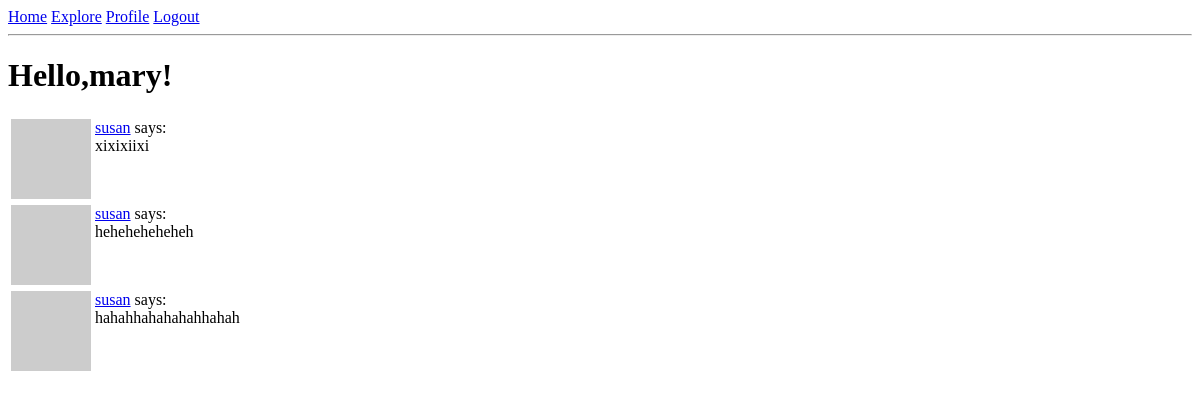
The page /explore (signed in) on the database as committed earlier.
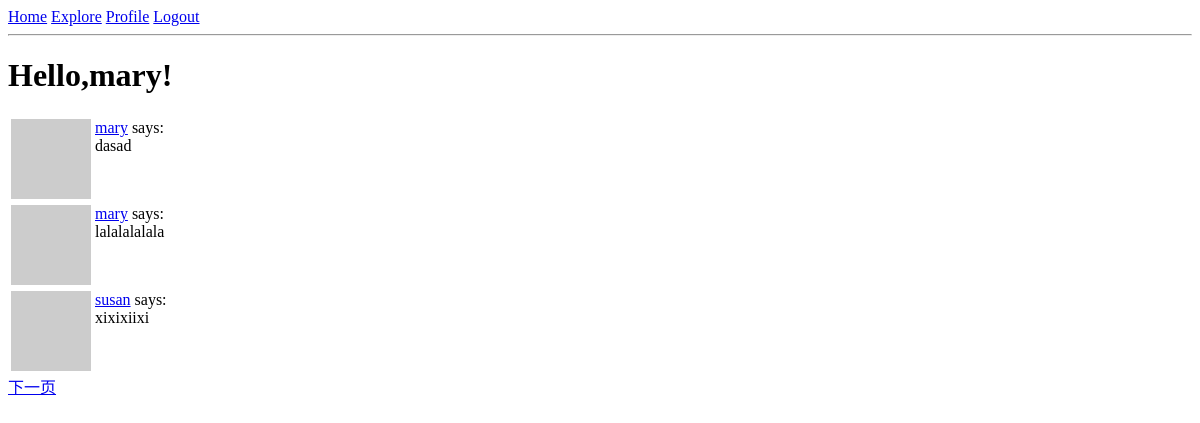
The same page on the database as committed later.
### app/models.py (models this page shows, shortened)
class Post(db.Model):
    id = db.Column(db.Integer, primary_key=True)
    body = db.Column(db.String(140))
    timestamp = db.Column(db.DateTime, index=True, default=datetime.utcnow)
    user_id = db.Column(db.Integer, db.ForeignKey('user.id'))

class User(UserMixin,db.Model):
    id = db.Column(db.Integer, primary_key=True)
    username = db.Column(db.String(64), index=True, unique=True)
    email = db.Column(db.String(120), index=True, unique=True)
    password_hash = db.Column(db.String(128))
    posts = db.relationship('Post', backref='author', lazy='dynamic')
    about_me = db.Column(db.String(140))
    last_seen = db.Column(db.DateTime, default=datetime.utcnow)
    followed = db.relationship(
        'User',
        secondary=followers,
        primaryjoin=(followers.c.follower_id==id),
        secondaryjoin=(followers.c.followed_id==id),
        backref=db.backref('followers', lazy='dynamic'),
        lazy='dynamic'
        )
    def avatar(self,size):
        hashvalue = md5(self.email.lower().encode('utf-8')).hexdigest()
        return f'https://www.gravatar.com/avatar/{hashvalue}?d=identicon&s={size}'

### app/routes.py (the view)
@app.route('/explore')
@login_required
def explore():
    page = request.args.get('page', 1, type=int)
    posts = Post.query.order_by(Post.timestamp.desc()).paginate(page, app.config['POSTS_PER_PAGE'], False)
    next_url = url_for('explore', page=posts.next_num) if posts.has_next else None
    prev_url = url_for('explore', page=posts.prev_num) if posts.has_prev else None
    return render_template('/index.html',title='Explore',posts=posts.items,next_url=next_url, prev_url=prev_url)

### app/models.py (called while the page is built)
@login.user_loader
def load_user(id):
    return User.query.get(int(id))

### app/routes.py (called while the page is built)
@app.before_request
def before_request():
    if current_user.is_authenticated:
        current_user.last_seen = datetime.utcnow()
        db.session.commit()

### app/templates/index.html (shortened to what this page needs)
{% extends 'base.html' %}
{% block content %}
    <h1>Hello,{{ current_user.username }}!</h1>
    {% for post in posts %}
        {% include '_post.html' %}
    {% endfor %}
    {% if next_url %}
    <a href="{{next_url}}">下一页</a>
    {% endif %}
{% endblock %}

### app/templates/_post.html
<table>
    <tr valign="top">
        <td><img src="{{ post.author.avatar(36) }}"></td>
        <td>
            <a href="{{ url_for('user', username=post.author.username) }}">{{ post.author.username }}</a> says:<br>{{ post.body }}
        </td>
    </tr>
</table>

Rows that differ between the two databases and show on the page:
no longer on this page (row unchanged): Post: author.username "susan", body "heheheheheheh"
no longer on this page (row unchanged): Post: author.username "susan", body "hahahhahahahahhahah"
added Post: author.username "mary", body "dasad"
added Post: author.username "mary", body "lalalalalala"
Other text that changed with them:
text now shown: "下一页"
